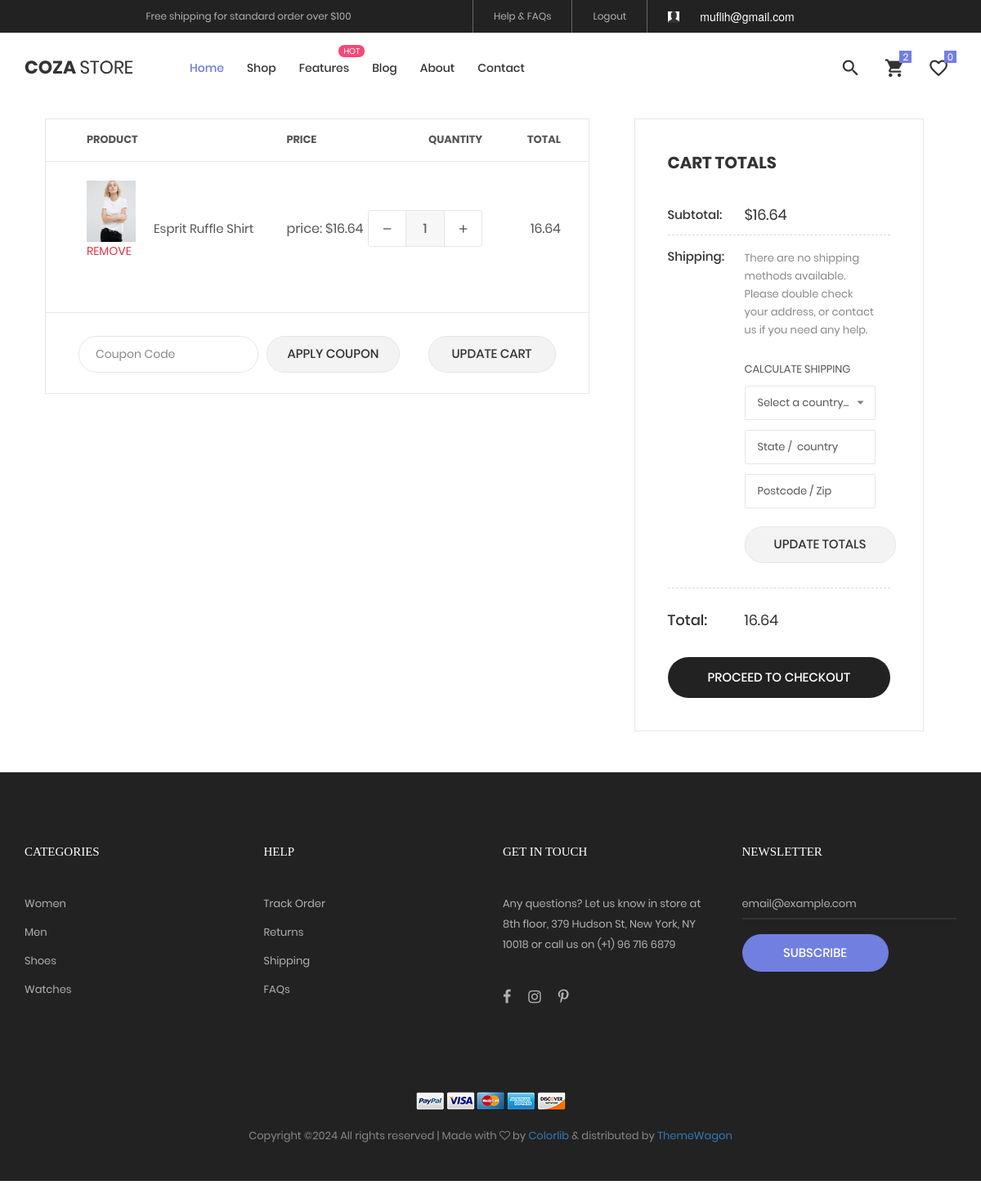
Screenshot of /order/cart (signed in) with the database file from the repository.
### order/models.py (models this page shows)
class OderedItem(models.Model):
    producte=models.ForeignKey(producte,related_name='added_card',on_delete=models.SET_NULL,null=True)
    quantity=models.IntegerField(default=1)
    owner=models.ForeignKey(Order,on_delete=models.CASCADE,related_name='added_items')

class Order(models.Model):
    LIVE=1
    DELETE=0
    DELETE_CHOICES=(LIVE,'live'),(DELETE,'delete')
    CART_STAGE=0
    ORDER_CONFIRMED=1
    ORDER_PROCESSED=2
    ORDER_DELIVERED=3
    ORDER_REJECTED=4
    STATUS_CHOICE=((ORDER_PROCESSED,"ORDER_PROCESSED"),
                  (ORDER_DELIVERED,"ORDER_DELIVERED"),
                  (ORDER_REJECTED,"ORDER_REJECTED")
                  )
    order_status=models.IntegerField(choices=STATUS_CHOICE,default=CART_STAGE)
    owner=models.ForeignKey(customer,on_delete=models.SET_NULL,null=True,related_name='orders')
    delete_status=models.IntegerField(choices=DELETE_CHOICES,default=LIVE)
    created_at=models.DateTimeField(auto_now_add=True)
    updated_at=models.DateTimeField(auto_now=True)

### hai/models.py (models this page shows, shortened)
class producte(models.Model):
    LIVE=1
    DELETE=0
    DELETE_CHOICES=(LIVE,'live'),(DELETE,'delete')
    title=models.CharField(max_length=200)
    price=models.FloatField()
    description=models.TextField()
    image=models.ImageField(upload_to='Images')
    priority=models.IntegerField(default=0)
    delete_status=models.IntegerField(choices=DELETE_CHOICES,default=LIVE)
    created_at=models.DateTimeField(auto_now_add=True)
    updated_at=models.DateTimeField(auto_now=True)

### order/views.py (the view)
# urls.py: path('cart',views.show_cart,name='cart'),
def show_cart(request):
    user=request.user
    customer=user.customer_profile
    cart_obj,created=Order.objects.get_or_create(
            owner=customer,
            order_status=Order.CART_STAGE
    )
    context={'cart':cart_obj}
    return render(request,'shoping-cart.html',context)

### order/templatetags/Total.py (called while the page is built)
@register.simple_tag(name='Total')
def Total(cart):
    total=0
    for cart_sam in cart.added_items.all():
        total +=cart_sam.quantity*cart_sam.producte.price
    return total

### order/templatetags/multiple.py (called while the page is built)
@register.simple_tag(name='multiple')
def multiple(a,b):
    return a*b

### templates/shoping-cart.html (shortened to what this page needs)
<!DOCTYPE html>
{% load static%}
{% load multiple %}
{% load Total %}
<html lang="en">
<head>
	<link rel="stylesheet" type="text/css" href="{% static 'vendor/bootstrap/css/bootstrap.min.css'%}">
	<link rel="stylesheet" type="text/css" href="{% static 'fonts/font-awesome-4.7.0/css/font-awesome.min.css'%}">
	<link rel="stylesheet" type="text/css" href="{% static 'fonts/iconic/css/material-design-iconic-font.min.css'%}">
	<link rel="stylesheet" type="text/css" href="{% static 'fonts/linearicons-v1.0.0/icon-font.min.css'%}">
	<link rel="stylesheet" type="text/css" href="{% static 'vendor/animate/animate.css'%}">
	<link rel="stylesheet" type="text/css" href="{% static 'vendor/css-hamburgers/hamburgers.min.css'%}">
	<link rel="stylesheet" type="text/css" href="{% static 'vendor/animsition/css/animsition.min.css'%}">
	<link rel="stylesheet" type="text/css" href="{% static 'vendor/select2/select2.min.css'%}">
	<link rel="stylesheet" type="text/css" href="{% static 'vendor/perfect-scrollbar/perfect-scrollbar.css'%}">
	<link rel="stylesheet" type="text/css" href="{% static 'css/util.css'%}">
	<link rel="stylesheet" type="text/css" href="{% static 'css/main.css'%}">
</head>
<body class="animsition">
	<header>
		{% block header %}
		{% include 'blank_header.html'%}
		{% endblock header %}
    </header>
	<form class="bg0 p-t-75 p-b-85 mt-5" method="post" action="{% url 'checkout_cart'%}" enctype="multipart/form-data">
		{% if cart and cart.added_items.all%}
		<div class="container">
			<div class="row">
				<div class="col-lg-10 col-xl-7 m-lr-auto m-b-50">
					<div class="m-l-25 m-r--38 m-lr-0-xl">
						<div class="wrap-table-shopping-cart">
							<table class="table-shopping-cart">
								<tr class="table_head">
									<th class="column-1">Product</th>
									<th class="column-2"></th>
									<th class="column-3">Price</th>
									<th class="column-4">Quantity</th>
									<th class="column-5">Total</th>
								</tr>
                                {% for cart_item in cart.added_items.all%}
								<tr class="table_row">
									<td class="column-1">
										<div class="how-itemcart1">
										<img src="{{cart_item.producte.image.url}}" alt="IMG">
										</div>
										<a href="{% url 'item_remove' cart_item.id %}"><p class="text-danger">REMOVE</p></a>
									</td>
									<td class="column-2">{{cart_item.producte.title}}</td>
									<td class="column-3">price: ${{cart_item.producte.price}}</td>
									<td class="column-4">
										<div class="wrap-num-product flex-w m-l-auto m-r-0">
											<div class="btn-num-product-down cl8 hov-btn3 trans-04 flex-c-m">
												<i class="fs-16 zmdi zmdi-minus"></i>
											</div>
											<input class="mtext-104 cl3 txt-center num-product" type="number" name="num-product1" disabled value="{{cart_item.quantity}}">
											<div class="btn-num-product-up cl8 hov-btn3 trans-04 flex-c-m">
												<i class="fs-16 zmdi zmdi-plus"></i>
											</div>
										</div>
									</td>
									<td class="column-5">{% multiple cart_item.producte.price cart_item.quantity %}</td>
								</tr>
                             	{%endfor%}
							</table>
						</div>
						<div class="flex-w flex-sb-m bor15 p-t-18 p-b-15 p-lr-40 p-lr-15-sm">
							<div class="flex-w flex-m m-r-20 m-tb-5">
								<input class="stext-104 cl2 plh4 size-117 bor13 p-lr-20 m-r-10 m-tb-5" type="text" name="coupon" placeholder="Coupon Code">
								<div class="flex-c-m stext-101 cl2 size-118 bg8 bor13 hov-btn3 p-lr-15 trans-04 pointer m-tb-5">
									Apply coupon
								</div>
							</div>
							<div class="flex-c-m stext-101 cl2 size-119 bg8 bor13 hov-btn3 p-lr-15 trans-04 pointer m-tb-10">
								Update Cart
							</div>
						</div>
					</div>
				</div>
				<div class="col-sm-10 col-lg-7 col-xl-5 m-lr-auto m-b-50">
					<div class="bor10 p-lr-40 p-t-30 p-b-40 m-l-63 m-r-40 m-lr-0-xl p-lr-15-sm">
						<h4 class="mtext-109 cl2 p-b-30">
							Cart Totals
						</h4>
						<div class="flex-w flex-t bor12 p-b-13">
							<div class="size-208">
								<span class="stext-110 cl2">
									Subtotal:
								</span>
							</div>
							<div class="size-209">
								<span class="mtext-110 cl2">
									${% Total cart %}
								</span>
							</div>
						</div>
						<div class="flex-w flex-t bor12 p-t-15 p-b-30">
							<div class="size-208 w-full-ssm">
								<span class="stext-110 cl2">
									Shipping:
								</span>
							</div>
							<div class="size-209 p-r-18 p-r-0-sm w-full-ssm">
								<p class="stext-111 cl6 p-t-2">
									There are no shipping methods available. Please double check your address, or contact us if you need any help.
								</p>
								<div class="p-t-15">
									<span class="stext-112 cl8">
										Calculate Shipping
									</span>
									<div class="rs1-select2 rs2-select2 bor8 bg0 m-b-12 m-t-9">
									</div>
									<div class="bor8 bg0 m-b-12">
										<input class="stext-111 cl8 plh3 size-111 p-lr-15" type="text" name="state" placeholder="State /  country">
									</div>
									<div class="bor8 bg0 m-b-22">
										<input class="stext-111 cl8 plh3 size-111 p-lr-15" type="text" name="postcode" placeholder="Postcode / Zip">
									</div>
									<div class="flex-w">
										<div class="flex-c-m stext-101 cl2 size-115 bg8 bor13 hov-btn3 p-lr-15 trans-04 pointer">
											Update Totals
										</div>
									</div>
								</div>
							</div>
						</div>
						<div class="flex-w flex-t p-t-27 p-b-33">
							<div class="size-208">
								<span class="mtext-101 cl2">
									Total:
								</span>
							</div>
							<div class="size-209 p-t-1">
								<span class="mtext-110 cl2">
									{% Total cart %}
								</span>
							</div>
						</div>
	                       <button class="flex-c-m stext-101 cl0 size-116 bg3 bor14 hov-btn3 p-lr-15 trans-04 pointer" type="submit">
							Proceed to Checkout
						    </button>
					</div>
				</div>
			</div>
		</div>
	{% endif %}
	<footer class="bg3 p-t-75 p-b-32">
		<div class="container">
			<div class="row">
				<div class="col-sm-6 col-lg-3 p-b-50">
					<h4 class="stext-301 cl0 p-b-30">
						Categories
					</h4>
					<ul>
						<li class="p-b-10">
							<a href="#" class="stext-107 cl7 hov-cl1 trans-04">
								Women
							</a>
						</li>
						<li class="p-b-10">
							<a href="#" class="stext-107 cl7 hov-cl1 trans-04">
								Men
							</a>
						</li>
						<li class="p-b-10">
							<a href="#" class="stext-107 cl7 hov-cl1 trans-04">
								Shoes
							</a>
						</li>
						<li class="p-b-10">
							<a href="#" class="stext-107 cl7 hov-cl1 trans-04">
								Watches
							</a>
						</li>
					</ul>
				</div>
				<div class="col-sm-6 col-lg-3 p-b-50">
					<h4 class="stext-301 cl0 p-b-30">
						Help
					</h4>
					<ul>
						<li class="p-b-10">
							<a href="#" class="stext-107 cl7 hov-cl1 trans-04">
								Track Order
							</a>
						</li>
						<li class="p-b-10">
							<a href="#" class="stext-107 cl7 hov-cl1 trans-04">
								Returns
							</a>
						</li>
						<li class="p-b-10">
							<a href="#" class="stext-107 cl7 hov-cl1 trans-04">
								Shipping
							</a>
						</li>
						<li class="p-b-10">
							<a href="#" class="stext-107 cl7 hov-cl1 trans-04">
								FAQs
							</a>
						</li>
					</ul>
				</div>
				<div class="col-sm-6 col-lg-3 p-b-50">
					<h4 class="stext-301 cl0 p-b-30">
						GET IN TOUCH
					</h4>
					<p class="stext-107 cl7 size-201">
						Any questions? Let us know in store at 8th floor, 379 Hudson St, New York, NY 10018 or call us on (+1) 96 716 6879
					</p>
					<div class="p-t-27">
						<a href="#" class="fs-18 cl7 hov-cl1 trans-04 m-r-16">
							<i class="fa fa-facebook"></i>
						</a>
						<a href="#" class="fs-18 cl7 hov-cl1 trans-04 m-r-16">
							<i class="fa fa-instagram"></i>
						</a>
						<a href="#" class="fs-18 cl7 hov-cl1 trans-04 m-r-16">
							<i class="fa fa-pinterest-p"></i>
						</a>
					</div>
				</div>
				<div class="col-sm-6 col-lg-3 p-b-50">
					<h4 class="stext-301 cl0 p-b-30">
						Newsletter
					</h4>
					<form>
						<div class="wrap-input1 w-full p-b-4">
							<input class="input1 bg-none plh1 stext-107 cl7" type="text" name="email" placeholder="email@example.com">
						</div>
						<div class="p-t-18">
							<button class="flex-c-m stext-101 cl0 size-103 bg1 bor1 hov-btn2 p-lr-15 trans-04">
								Subscribe
							</button>
						</div>
					</form>
				</div>
			</div>
			<div class="p-t-40">
				<div class="flex-c-m flex-w p-b-18">
					<a href="#" class="m-all-1">
						<img src="{% static 'images/icons/icon-pay-01.png'%}" alt="ICON-PAY">
					</a>
					<a href="#" class="m-all-1">
						<img src="{% static 'images/icons/icon-pay-02.png'%}" alt="ICON-PAY">
					</a>
					<a href="#" class="m-all-1">
						<img src="{% static 'images/icons/icon-pay-03.png'%}" alt="ICON-PAY">
					</a>
					<a href="#" class="m-all-1">
						<img src="{% static 'images/icons/icon-pay-04.png'%}" alt="ICON-PAY">
					</a>
					<a href="#" class="m-all-1">
						<img src="{% static 'images/icons/icon-pay-05.png'%}" alt="ICON-PAY">
					</a>
				</div>
				<p class="stext-107 cl6 txt-center">
Copyright &copy;<script>document.write(new Date().getFullYear());</script> All rights reserved | Made with <i class="fa fa-heart-o" aria-hidden="true"></i> by <a href="https://colorlib.com" target="_blank">Colorlib</a> &amp; distributed by <a href="https://themewagon.com" target="_blank">ThemeWagon</a>
				</p>
			</div>
		</div>
	</footer>
</body>
</html>

### templates/blank_header.html (shortened to what this page needs)
{% load static %}
<head>
    <link rel="stylesheet" href="https://maxcdn.bootstrapcdn.com/bootstrap/3.3.7/css/bootstrap.min.css">
</head>
<header>
    <div class="container-menu-desktop">
        <div class="top-bar">
            <div class="content-topbar flex-sb-m h-full container">
                <div class="left-top-bar">
                    Free shipping for standard order over $100
                </div>
                <div class="right-top-bar flex-w h-full">
                    <a href="#" class="flex-c-m trans-04 p-lr-25">
                        Help & FAQs
                    </a>
                    {% if  not user.is_authenticated %}
                    <a href="{% url 'ragister' %}" class="flex-c-m trans-04 p-lr-25">
                        Sign Up
                    </a>
                    <a href="{% url 'login' %}" class="flex-c-m trans-04 p-lr-25">
                        Login
                    </a>
                    {% else %}
                    <a href="{% url 'sign_out' %}" class="flex-c-m trans-04 p-lr-25">
                        Logout
                    </a>
                    <div class="flex-c-m trans-04 p-lr-25" ><span class="glyphicon glyphicon-user bg-light"></span><p class="flex-c-m trans-04 p-lr-25 text-white mt-3" >{{user.email}}</p></div>
                   {% endif %}
                </div>
            </div>
        </div>
        <div class="wrap-menu-desktop">
            <nav class="limiter-menu-desktop container">
                <a href="#" class="logo">
                    <img src="{% static 'images/icons/logo-01.png' %}" alt="IMG-LOGO">
                </a>
                <div class="menu-desktop">
                    <ul class="main-menu">
                        <li class="active-menu">
                            <a href="{% url 'home' %}">Home</a>
                        </li>
                        <li>
                            <a href="{% url 'list_pro' %}">Shop</a>
                        </li>
                        <li class="label1" data-label1="hot">
                            <a href="">Features</a>
                        </li>
                        <li>
                            <a href="blog.html">Blog</a>
                        </li>
                        <li>
                            <a href="about.html">About</a>
                        </li>
                        <li>
                            <a href="contact.html">Contact</a>
                        </li>
                    </ul>
                </div>
                <div class="wrap-icon-header flex-w flex-r-m">
                    <div class="icon-header-item cl2 hov-cl1 trans-04 p-l-22 p-r-11 js-show-modal-search">
                        <i class="zmdi zmdi-search"></i>
                    </div>
                    <div class="icon-header-item cl2 hov-cl1 trans-04 p-l-22 p-r-11 icon-header-noti js-show-cart" data-notify="2">
                        <i class="zmdi zmdi-shopping-cart"></i>
                    </div>
                    <a href="#" class="dis-block icon-header-item cl2 hov-cl1 trans-04 p-l-22 p-r-11 icon-header-noti" data-notify="0">
                        <i class="zmdi zmdi-favorite-outline"></i>
                    </a>
                </div>
            </nav>
        </div>
    </div>
</header>
<body>
</body>

### rows the page displays
OderedItem: producte.image (picture), producte "Esprit Ruffle Shirt", producte.price "16.64", num-product1 "1", producte+quantity "16.64"
Order: id.price "16.64"

### other values shown
{{ user.email }} "muflih@gmail.com"
